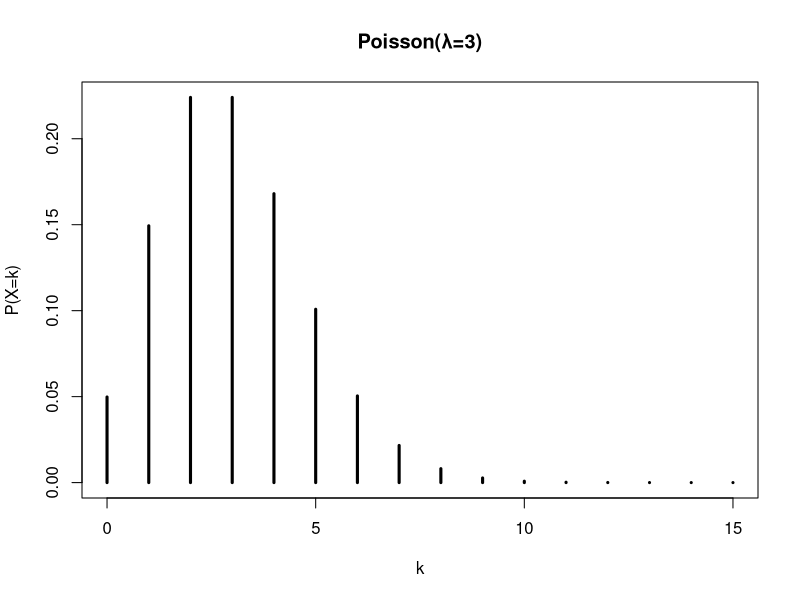
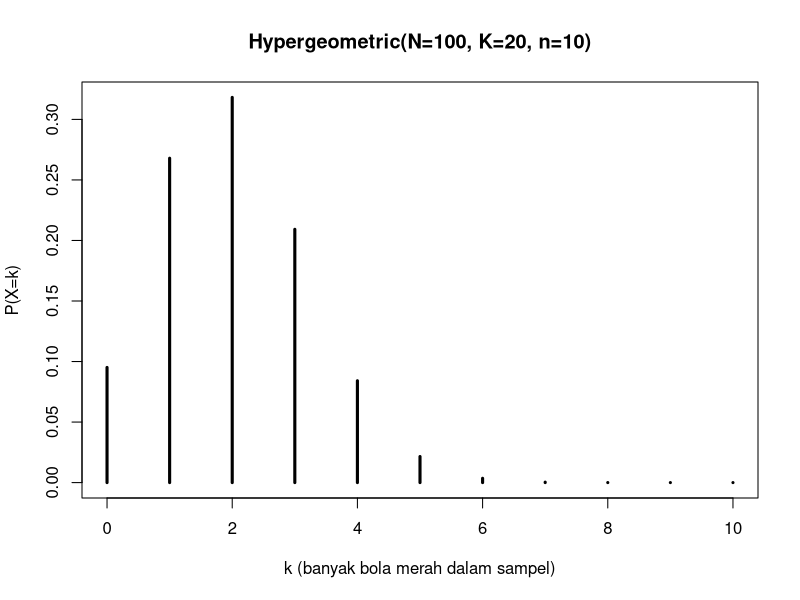
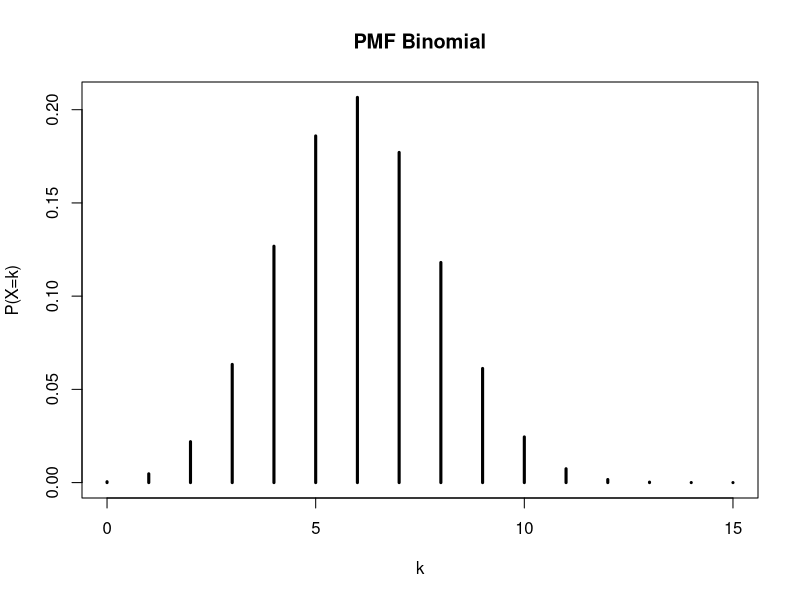
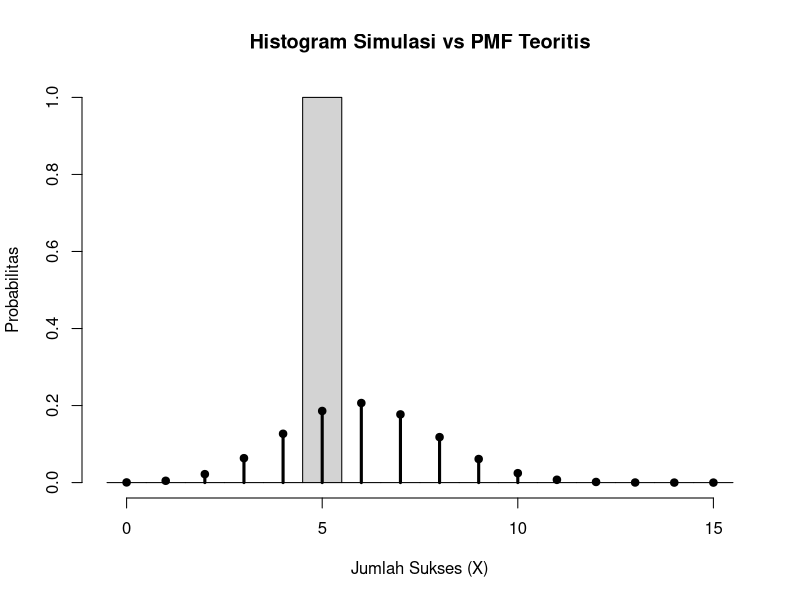

Reproduce these figures in R, in order.
#1. Rata-rata pelanggan datang ke toko adalah 3 orang per jam.
# Modelkan dengan poisson dan hitung P(X≥5)
lambda <- 3
x <- 0:15
pmf <- dpois(x, lambda)
plot(x, pmf, type='h', lwd=3,
     main='Poisson(λ=3)',
     xlab='k',
     ylab='P(X=k)')
P_X_5 <- 1-ppois(4, lambda)
P_X_5

#2. Dari 100 bola (20 berwarna merah), diambil 10 tanpa pengembalian.
# Modelkan jumlah bola merah yang diambil dengan sebaran hipergeometrik 
N <- 100   
K <- 20
n <- 10    
# Domain k
k <- seq(from = max(0, n + K - N), to = min(n, K))
# PMF: P(X = k)
pmf <- dhyper(k, m = K, n = N - K, k = n)
data.frame(k = k, P = pmf)
# Plot PMF
plot(k, pmf, type = "h", lwd = 3,
     main = paste0("Hypergeometric(N=",N,", K=",K,", n=",n,")"),
     xlab = "k (banyak bola merah dalam sampel)",
     ylab = "P(X=k)")
# Simulasi sampling tanpa pengembalian
m <- 10000
samp <- rhyper(m, m = K, n = N - K, k = n)
mean(samp)   
n*K/N 
var(samp)    
n*K/N * (1-K/N) * ((N-n)/(N-1))

#3. Simulasikan 1.000 percobaan Binomial (n=15, p=0.4)
set.seed(123)
n <- 15 
p <- 0.4
# Simulasi 1.000 percobaan 
m <- 1.000
samp <- rbinom(m, size = n, prob = p)
# PMF teoritis 
x <- 0:n
pmf <- dbinom(x, size=n, prob=p)
cdf <- pbinom(x, size=n, prob=p)
plot(x, pmf, type="h", lwd=3, main="PMF Binomial", xlab="k", ylab="P(X=k)")
# Membandingkan histogram hasil simulasi dengan PMF teoritis
hist(samp,
     breaks = seq(-0.5, 15.5, by = 1),
     probability = TRUE,
     main = "Histogram Simulasi vs PMF Teoritis",
     xlab = "Jumlah Sukses (X)",
     ylab = "Probabilitas")
# PMF teoritis
points(x, pmf, pch = 19)
lines(x, pmf, type = "h", lwd = 3)
# Rata-rata simulasi
mean(samp)
# Rata-rata teoritis
n*p
